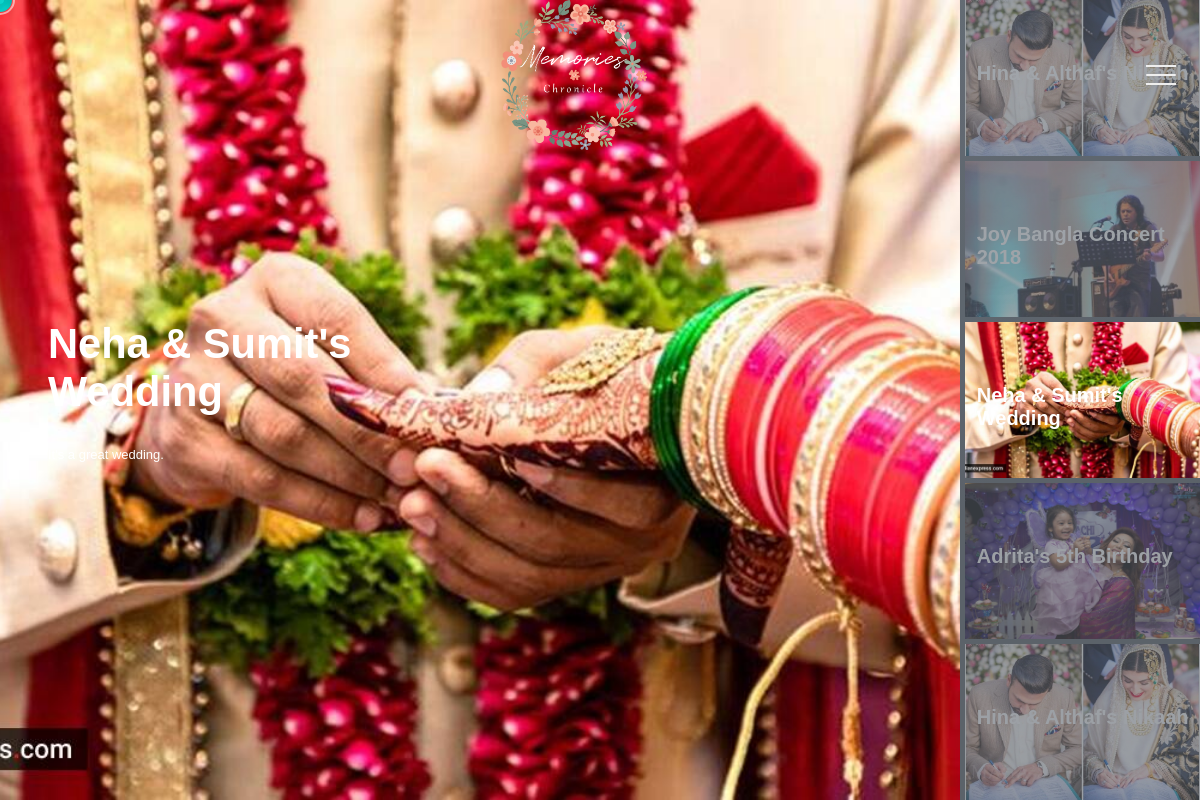
/gallery.php, run on the app's committed database.
### tables this page shows
CREATE TABLE `gallery` (
  `id` int(11) NOT NULL,
  `title` varchar(255) NOT NULL,
  `caption` text NOT NULL,
  `image` text NOT NULL,
  `post_by` varchar(255) NOT NULL,
  `admin_role` varchar(255) NOT NULL,
  `date` varchar(50) NOT NULL,
  `updated_by` varchar(255) NOT NULL,
  `u_admin_role` varchar(255) NOT NULL,
  `updated_date` varchar(255) NOT NULL
);

### gallery.php (the view, shortened to what this page needs)
<?php
    require_once('./admin/includes/connection.php');
    ?>
<!DOCTYPE html>
<html lang="en">
  <head>
    <link rel="stylesheet" href="./css/main.css" />
    <link rel="stylesheet" href="./css/gallery.css" />
    <link rel="stylesheet" href="./css/courser.css" />
    <link rel="stylesheet" href="./css/transition.css" />
    <link rel="stylesheet" href="./css/swiper-bundle.min.css" />
  </head>
  <body>
    <section class="header">
      <div class="container">
        <div class="navbar">
          <div class="menu">
            <img class="blogo" src="./images/logo2.png" alt="" />
            <div class="hamburger-menu" id="h-menu">
              <div class="bar"></div>
            </div>
          </div>
        </div>
        <div class="main-container">
          <div class="main">
            <header>
              <div class="gallery-wrapper">
                <div class="gallery">
                  <div class="swiper-container main-slider loading">
                    <div class="swiper-wrapper">
                      <?php
                        $sql = "SELECT * FROM gallery";
                        $result = $conn->query($sql);
                        if ($result !== false && $result->num_rows > 0) {
                          while ($row = $result->fetch_assoc()) {
                      ?>
                      <div class="swiper-slide">
                        <figure
                          class="slide-bgimg"
                          style="background-image: url(./admin/assets/gallery/<?php echo $row['image'];?>)"
                        >
                        </figure>
                        <div class="content">
                          <p class="title"><?php echo $row['title'];?></p>
                          <span class="caption"
                            ><?php echo $row['caption'];?></span
                          >
                        </div>
                      </div>
                      <?php
                        }
                        }
                      ?>
                    </div>
                  </div>
                  <div class="swiper-container nav-slider loading">
                    <div class="swiper-wrapper" role="navigation">
                    <?php
                        $sql2 = "SELECT * FROM gallery";
                        $result2 = $conn->query($sql2);
                        if ($result2 !== false && $result2->num_rows > 0) {
                          while ($row2 = $result2->fetch_assoc()) {
                      ?>
                      <div class="swiper-slide">
                        <figure
                          class="slide-bgimg"
                          style="background-image: url(./admin/assets/gallery/<?php echo $row2['image'];?>)"
                        >
                        </figure>
                        <div class="content">
                          <p class="title"><?php echo $row2['title'];?></p>
                        </div>
                      </div>
                      <?php
                          }
                        }
                      ?>
                    </div>
                  </div>
                </div>
              </div>
            </header>
          </div>
        </div>
        <div class="links">
          <ul>
            <li>
            </li>
            <li>
            </li>
            <li>
            </li>
            <li>
            </li>
            <li>
            </li>
            <li>
            </li>
            <li>
            </li>
            <li>
            </li>
            <?php
              if(!isset($_SESSION['user_name'])){
            ?>
              <li>
              </li>
            <?php }else{
              ?>
              <li>
                <a href="./logout.php" style="--i: 0.45s">Logout</a>
              </li>
              <?php
            }
            ?>
          </ul>
        </div>
      </div>
    </section>
  </body>
</html>

### css/main.css (style rules this page uses)
* { padding: 0; margin: 0; -webkit-box-sizing: border-box; box-sizing: border-box; cursor: none !important; }
body, button { font-family: 'Poppins', sans-serif; }
.header .container { min-height: 100vh; width: 100%; background-color: #485461; background-image: linear-gradient(135deg, #485461 0%, #28313b 74%); overflow-x: hidden; -webkit-transform-style: preserve-3d; transform-style: preserve-3d; }
.header .container .navbar { position: fixed; top: 0; left: 0; width: 100%; z-index: 10; height: 3rem; }
.header .container .navbar .menu { max-width: 72rem; width: 100%; margin: 0 auto; padding: 0; display: -webkit-box; display: -ms-flexbox; display: flex; -webkit-box-pack: end; -ms-flex-pack: end; justify-content: flex-end; -webkit-box-align: center; -ms-flex-align: center; align-items: center; color: #fff; }
.header .container .navbar .menu .blogo { height: 150px; width: 150px; margin: auto; }
.header .container .navbar .menu .hamburger-menu { height: 4rem; width: 3rem; display: -webkit-box; display: -ms-flexbox; display: flex; -webkit-box-align: center; -ms-flex-align: center; align-items: center; -webkit-box-pack: end; -ms-flex-pack: end; justify-content: flex-end; }
.header .container .navbar .menu .hamburger-menu .bar { width: 1.9rem; height: 1.5px; border-radius: 2px; background-color: #eee; -webkit-transition: 0.5s; transition: 0.5s; position: relative; }
.header .container .navbar .menu .hamburger-menu .bar::before, .header .container .navbar .menu .hamburger-menu .bar::after { content: ''; position: absolute; width: inherit; height: inherit; background-color: #eee; -webkit-transition: 0.5s; transition: 0.5s; }
.header .container .navbar .menu .hamburger-menu .bar::before { -webkit-transform: translateY(-9px); transform: translateY(-9px); }
.header .container .navbar .menu .hamburger-menu .bar::after { -webkit-transform: translateY(9px); transform: translateY(9px); }
.header .container .main-container .main { position: relative; width: 100%; left: 0; z-index: 5; overflow: hidden; -webkit-transform-origin: left; transform-origin: left; -webkit-transform-style: preserve-3d; transform-style: preserve-3d; -webkit-transition: 0.5s; transition: 0.5s; }
.header .container .main-container .main header { min-height: 100vh; width: 100%; position: relative; }
.header .links { position: absolute; width: 30%; right: 0; top: 0; height: 100vh; z-index: 2; display: -webkit-box; display: -ms-flexbox; display: flex; -webkit-box-pack: center; -ms-flex-pack: center; justify-content: center; -webkit-box-align: center; -ms-flex-align: center; align-items: center; }
.header .links ul { list-style: none; }

### css/gallery.css (style rules this page uses)
.swiper-slide { backface-visibility: hidden; -webkit-backface-visibility: hidden; }
.swiper-container { width: 80%; height: 100vh; float: left; -webkit-transition: opacity 0.6s ease, -webkit-transform 0.3s ease; transition: opacity 0.6s ease, -webkit-transform 0.3s ease; transition: opacity 0.6s ease, transform 0.3s ease; transition: opacity 0.6s ease, transform 0.3s ease, -webkit-transform 0.3s ease; }
.swiper-container.nav-slider { width: 20%; padding-left: 5px; }
.swiper-container.nav-slider .swiper-slide { cursor: pointer; opacity: 0.4; -webkit-transition: opacity 0.3s ease; transition: opacity 0.3s ease; }
.swiper-container.nav-slider .swiper-slide.swiper-slide-active { opacity: 1; }
.swiper-container.nav-slider .swiper-slide .content { width: 100%; }
.swiper-container.nav-slider .swiper-slide .content .title { font-size: 20px; }
.swiper-slide { overflow: hidden; }
.swiper-slide .slide-bgimg { position: absolute; top: 0; left: 0; width: 100%; height: 100%; background-position: center; background-size: cover; }
.swiper-slide .content { position: absolute; top: 40%; left: 0; width: 50%; padding-left: 5%; color: #fff; }
.swiper-slide .content .title { font-size: 2.6em; font-weight: bold; margin-bottom: 30px; }
.swiper-slide .content .caption { display: block; font-size: 13px; line-height: 1.4; -webkit-transform: translateX(50px); transform: translateX(50px); opacity: 0; -webkit-transition: opacity 0.3s ease, -webkit-transform 0.7s ease; transition: opacity 0.3s ease, -webkit-transform 0.7s ease; transition: opacity 0.3s ease, transform 0.7s ease; transition: opacity 0.3s ease, transform 0.7s ease, -webkit-transform 0.7s ease; }
.swiper-slide .content .caption.show { -webkit-transform: translateX(0); transform: translateX(0); opacity: 1; }

### data on the page
gallery: image (picture), title "Neha & Sumit's Wedding", caption "It's a great wedding."
gallery: image (picture), title "Adrita's 5th Birthday"
gallery: image (picture), title "Hina & Althaf's Nikaah"
gallery: image (picture), title "Joy Bangla Concert 2018"
